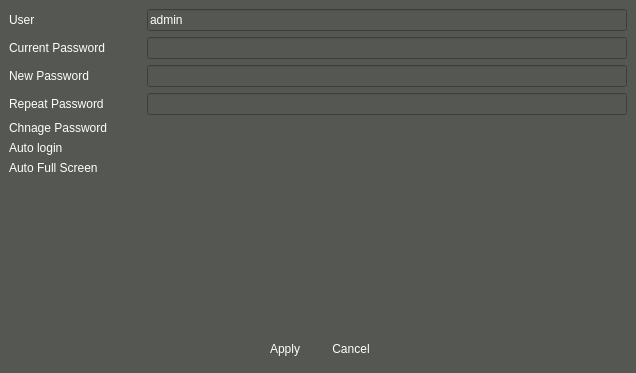
<?xml version="1.0" encoding="UTF-8"?>
<ui version="4.0">
 <class>VSCUser</class>
 <widget class="QWidget" name="VSCUser">
  <property name="geometry">
   <rect>
    <x>0</x>
    <y>0</y>
    <width>636</width>
    <height>373</height>
   </rect>
  </property>
  <property name="windowTitle">
   <string>Master Hard Disk Selecting</string>
  </property>
  <property name="windowIcon">
   <iconset>
    <normaloff>:/logo/resources/vscsmall.jpg</normaloff>:/logo/resources/vscsmall.jpg</iconset>
  </property>
  <property name="styleSheet">
   <string notr="true">background-color: rgb(85, 87, 83);
color: rgb(255, 255, 255);</string>
  </property>
  <layout class="QVBoxLayout" name="verticalLayout">
   <property name="spacing">
    <number>6</number>
   </property>
   <property name="leftMargin">
    <number>9</number>
   </property>
   <property name="topMargin">
    <number>9</number>
   </property>
   <property name="rightMargin">
    <number>9</number>
   </property>
   <property name="bottomMargin">
    <number>9</number>
   </property>
   <item>
    <layout class="QGridLayout" name="gridLayout">
     <property name="horizontalSpacing">
      <number>40</number>
     </property>
     <item row="5" column="0">
      <widget class="QLabel" name="label_6">
       <property name="text">
        <string>Auto login</string>
       </property>
      </widget>
     </item>
     <item row="1" column="0">
      <widget class="QLabel" name="label_2">
       <property name="text">
        <string>Current Password</string>
       </property>
      </widget>
     </item>
     <item row="6" column="0">
      <widget class="QLabel" name="label_3">
       <property name="text">
        <string>Auto Full Screen</string>
       </property>
      </widget>
     </item>
     <item row="0" column="0">
      <widget class="QLabel" name="label">
       <property name="text">
        <string>User</string>
       </property>
      </widget>
     </item>
     <item row="3" column="0">
      <widget class="QLabel" name="label_5">
       <property name="text">
        <string>Repeat Password</string>
       </property>
      </widget>
     </item>
     <item row="0" column="2">
      <widget class="QLineEdit" name="user">
       <property name="text">
        <string>admin</string>
       </property>
       <property name="readOnly">
        <bool>true</bool>
       </property>
      </widget>
     </item>
     <item row="2" column="2">
      <widget class="QLineEdit" name="newPasswd">
       <property name="maximumSize">
        <size>
         <width>16777215</width>
         <height>16777215</height>
        </size>
       </property>
       <property name="echoMode">
        <enum>QLineEdit::Password</enum>
       </property>
       <property name="readOnly">
        <bool>false</bool>
       </property>
      </widget>
     </item>
     <item row="6" column="2">
      <widget class="SwitchControl" name="autoFullScreen" native="true">
       <property name="minimumSize">
        <size>
         <width>0</width>
         <height>0</height>
        </size>
       </property>
       <property name="maximumSize">
        <size>
         <width>40</width>
         <height>25</height>
        </size>
       </property>
      </widget>
     </item>
     <item row="2" column="0">
      <widget class="QLabel" name="label_4">
       <property name="text">
        <string>New Password</string>
       </property>
      </widget>
     </item>
     <item row="1" column="2">
      <widget class="QLineEdit" name="curPasswd">
       <property name="maximumSize">
        <size>
         <width>16777215</width>
         <height>16777215</height>
        </size>
       </property>
       <property name="echoMode">
        <enum>QLineEdit::Password</enum>
       </property>
       <property name="readOnly">
        <bool>false</bool>
       </property>
      </widget>
     </item>
     <item row="3" column="2">
      <widget class="QLineEdit" name="repeatPasswd">
       <property name="maximumSize">
        <size>
         <width>16777215</width>
         <height>16777215</height>
        </size>
       </property>
       <property name="echoMode">
        <enum>QLineEdit::Password</enum>
       </property>
       <property name="readOnly">
        <bool>false</bool>
       </property>
      </widget>
     </item>
     <item row="5" column="2">
      <widget class="SwitchControl" name="autoLogin" native="true">
       <property name="minimumSize">
        <size>
         <width>0</width>
         <height>0</height>
        </size>
       </property>
       <property name="maximumSize">
        <size>
         <width>40</width>
         <height>25</height>
        </size>
       </property>
      </widget>
     </item>
     <item row="4" column="0">
      <widget class="QLabel" name="label_7">
       <property name="text">
        <string>Chnage Password</string>
       </property>
      </widget>
     </item>
     <item row="4" column="2">
      <widget class="SwitchControl" name="changePasswd" native="true">
       <property name="minimumSize">
        <size>
         <width>0</width>
         <height>0</height>
        </size>
       </property>
       <property name="maximumSize">
        <size>
         <width>40</width>
         <height>25</height>
        </size>
       </property>
      </widget>
     </item>
    </layout>
   </item>
   <item>
    <spacer name="verticalSpacer">
     <property name="orientation">
      <enum>Qt::Vertical</enum>
     </property>
     <property name="sizeHint" stdset="0">
      <size>
       <width>20</width>
       <height>40</height>
      </size>
     </property>
    </spacer>
   </item>
   <item>
    <layout class="QHBoxLayout" name="horizontalLayout">
     <item>
      <spacer name="horizontalSpacer">
       <property name="orientation">
        <enum>Qt::Horizontal</enum>
       </property>
       <property name="sizeHint" stdset="0">
        <size>
         <width>40</width>
         <height>20</height>
        </size>
       </property>
      </spacer>
     </item>
     <item>
      <widget class="QPushButton" name="pushButtonApply">
       <property name="minimumSize">
        <size>
         <width>60</width>
         <height>30</height>
        </size>
       </property>
       <property name="maximumSize">
        <size>
         <width>60</width>
         <height>30</height>
        </size>
       </property>
       <property name="styleSheet">
        <string notr="true">QPushButton { 
border:none;
color:white;
background-image: url(:/action/resources/button.png);}
QPushButton:hover {
	background-image: url(:/action/resources/buttonpress.png);}
QPushButton:pressed {
	background-image: url(:/action/resources/button.png);}
</string>
       </property>
       <property name="text">
        <string>Apply</string>
       </property>
       <property name="iconSize">
        <size>
         <width>60</width>
         <height>40</height>
        </size>
       </property>
      </widget>
     </item>
     <item>
      <widget class="QPushButton" name="pushButtonCancel">
       <property name="minimumSize">
        <size>
         <width>60</width>
         <height>30</height>
        </size>
       </property>
       <property name="maximumSize">
        <size>
         <width>60</width>
         <height>30</height>
        </size>
       </property>
       <property name="styleSheet">
        <string notr="true">QPushButton { 
border:none;
color:white;
background-image: url(:/action/resources/button.png);}
QPushButton:hover {
	background-image: url(:/action/resources/buttonpress.png);}
QPushButton:pressed {
	background-image: url(:/action/resources/button.png);}
</string>
       </property>
       <property name="text">
        <string>Cancel</string>
       </property>
       <property name="iconSize">
        <size>
         <width>60</width>
         <height>40</height>
        </size>
       </property>
      </widget>
     </item>
     <item>
      <spacer name="horizontalSpacer_2">
       <property name="orientation">
        <enum>Qt::Horizontal</enum>
       </property>
       <property name="sizeHint" stdset="0">
        <size>
         <width>40</width>
         <height>20</height>
        </size>
       </property>
      </spacer>
     </item>
    </layout>
   </item>
  </layout>
 </widget>
 <customwidgets>
  <customwidget>
   <class>SwitchControl</class>
   <extends>QWidget</extends>
   <header>common/switchcontrol.h</header>
   <container>1</container>
  </customwidget>
 </customwidgets>
 <resources>
  <include location="../../main/vscmainwindows.qrc"/>
 </resources>
 <connections/>
</ui>
